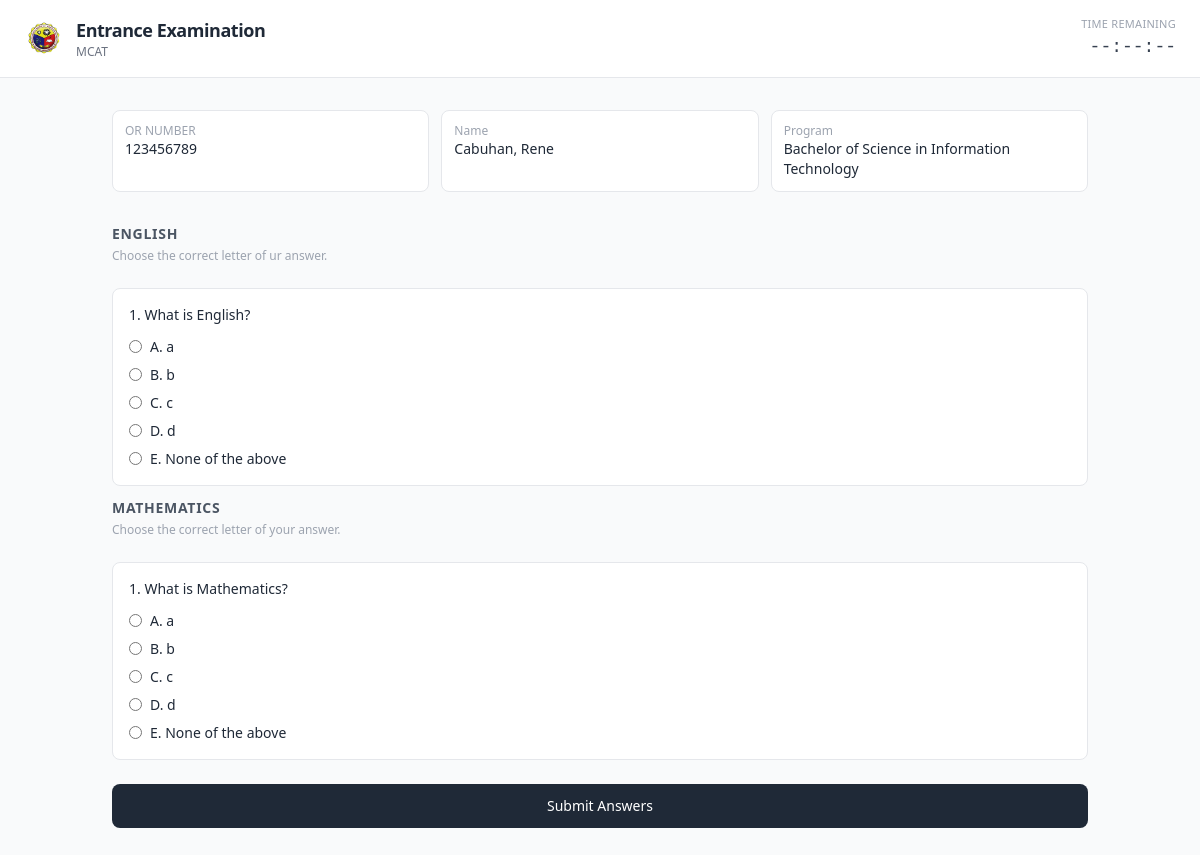
The page /dashboard/ (signed in) on the database its author committed.
### applications/guidance/models.py (models this page shows, shortened)
class Examinee(models.Model):
    exam_taken = models.ForeignKey(
        Exam,
        on_delete=models.CASCADE,
        related_name="examinee",
        blank=True,
        null = True,
    )
    PROGRAM_OPTIONS = [
        ("BSIT", "Bachelor of Science in Information Technology"),
        ("BSED", "Bachelor of Secondary Education"),
        ("BEED", "Bachelor of Elementary Education"),
        ("BSCRIM", "Bachelor of Science in Criminology"),
        ("BSHM", "Bachelor of Science Hospitality Management"),
        ("DHST", "DHST (TVET)"),
        ("BST", "Bachelor of Science in Tourism"),
        ("BSBA", "Bachelor of Science in Business Administration"),
    ]
    or_number = models.CharField(max_length=11,blank=False,default="")
    first_name = models.CharField(max_length=255,blank=False,default="")
    middle_name = models.CharField(max_length=1,blank=True,default="")
    last_name = models.CharField(max_length=255,blank=False,default="")
    is_submitted = models.BooleanField(default=False)
    program = models.CharField(
        max_length=255,
        choices=PROGRAM_OPTIONS,
        default="BSIT",
    )
    created_at = models.DateTimeField(auto_now_add=True)
    updated_at = models.DateTimeField(auto_now=True)
    def full_name(self):
        return f"{self.last_name}, {self.first_name}"
    class Meta:
        verbose_name = "Examinee"
        verbose_name_plural = "Examinees"
        ordering = ["-created_at"]

class Exam(models.Model):
    exam_name = models.CharField(max_length=255)
    description = models.TextField(null=True, blank=True)
    duration = models.PositiveIntegerField(null=True, blank=True,default=60)
    created_at = models.DateTimeField(auto_now_add=True)
    updated_at = models.DateTimeField(auto_now=True)
    class Meta:
        verbose_name = "Entrance Exam"
        verbose_name_plural = "Entrance Exams"
        ordering = ["-created_at"]

class ExamCategory(models.Model):
    category_name = models.CharField(max_length=255)
    description = models.TextField(null=True, blank=True)
    created_at = models.DateTimeField(auto_now_add=True)
    updated_at = models.DateTimeField(auto_now=True)
    class Meta:
        verbose_name = "Exam Category"
        verbose_name_plural = "Exam Categories"
        ordering = ["-created_at"]

class ExamQuestion(models.Model):
    OPTIONS = [
        ("A", "A"),
        ("B", "B"),
        ("C", "C"),
        ("D", "D"),
        ("E", "E"),
    ]
    exam_name = models.ForeignKey(
        Exam,
        on_delete=models.CASCADE,
        related_name="exam_question",
        blank=True,
        null = True,
    )
    category_name = models.ForeignKey(
        ExamCategory,
        on_delete=models.CASCADE,
        related_name="exam_question",
        blank=True,
        null = True,
    )
    question = models.TextField(null=True, blank=True)
    option_a = models.CharField(max_length=255,null=True)
    option_b = models.CharField(max_length=255,null=True)
    option_c = models.CharField(max_length=255,null=True)
    option_d = models.CharField(max_length=255,null=True)
    option_e = models.CharField(max_length=255,default="None of the above")
    correct_option = models.CharField(
        max_length=50,
        choices=OPTIONS,
        default="entrance_exam",
    )
    created_at = models.DateTimeField(auto_now_add=True)
    updated_at = models.DateTimeField(auto_now=True)
    class Meta:
        verbose_name = "Exam Question"
        verbose_name_plural = "Exam Questions"
        ordering = ["-created_at"]

### applications/guidance/views.py (the view)
def dashboard(request):
    examinee_id = request.session.get("examinee_id")
    if not examinee_id:
        return redirect("login")
    examinee = Examinee.objects.get(id=examinee_id)
    questions = (
        ExamQuestion.objects
        .filter(exam_name=examinee.exam_taken)
        .select_related("category_name")
        .order_by("category_name__category_name", "id")
    )
    categories = defaultdict(list)
    for question in questions:
        categories[question.category_name].append(question)
    context = {
        "examinee": examinee,
        "categories": dict(categories),
        "start_time": request.session.get("exam_start_time"),
    }
    return render(
        request,
        "portal/dashboard.html",
        context
    )

### templates/portal/dashboard.html (shortened to what this page needs)
{% load static %}
<!DOCTYPE html>
<html>
<head>
    <script src="https://cdn.tailwindcss.com"></script>
</head>
<body class="bg-gray-50 text-gray-800">
    <div class="bg-white border-b px-6 py-4 flex justify-between items-center sticky top-0 z-20">
        <div class="flex items-center gap-3">
            <img src="{% static 'images/moist.png' %}" class="w-10 h-10 object-contain opacity-90" alt="School Logo">
            <div>
                <h1 class="font-semibold text-lg tracking-tight">
                    Entrance Examination
                </h1>
                <p class="text-xs text-gray-500">
                    {{ examinee.exam_taken.exam_name }}
                </p>
            </div>
        </div>
        <div class="text-right">
            <p class="text-[11px] uppercase text-gray-400 tracking-wide">
                Time Remaining
            </p>
            <p id="timer" class="font-mono text-lg font-medium text-gray-700">
                --:--:--
            </p>
        </div>
    </div>
    <div class="max-w-5xl mx-auto px-6 py-8">
        <div class="grid grid-cols-3 gap-3 mb-8 text-sm">
            <div class="bg-white border rounded-lg p-3">
                <p class="text-xs text-gray-400">OR NUMBER</p>
                <p class="font-medium">{{ examinee.or_number }}</p>
            </div>
            <div class="bg-white border rounded-lg p-3">
                <p class="text-xs text-gray-400">Name</p>
                <p class="font-medium">{{ examinee.full_name }}</p>
            </div>
            <div class="bg-white border rounded-lg p-3">
                <p class="text-xs text-gray-400">Program</p>
                <p class="font-medium">{{ examinee.get_program_display }}</p>
            </div>
        </div>
        <form method="POST" action="{% url 'submit_answers' %}">
            {% for category, questions in categories.items %}
            <div class="mb-6">
                <h2 class="text-sm font-semibold text-gray-600 uppercase tracking-wider">
                    {{ category.category_name }}
                </h2>
                {% if category.description %}
                <p class="text-xs text-gray-400 mt-1 mb-3">
                    {{ category.description }}
                </p>
                {% endif %}
            </div>
            {% for q in questions %}
            <div class="bg-white border rounded-lg p-4 mb-3">
                <p class="text-sm font-normal mb-3">
                    {{ forloop.counter }}. {{ q.question }}
                </p>
                <div class="space-y-2 text-sm">
                    <label class="flex items-center gap-2 cursor-pointer">
                        <input type="radio" name="answer_{{ q.id }}" value="A" class="accent-gray-700">
                        <span>A. {{ q.option_a }}</span>
                    </label>
                    <label class="flex items-center gap-2 cursor-pointer">
                        <input type="radio" name="answer_{{ q.id }}" value="B" class="accent-gray-700">
                        <span>B. {{ q.option_b }}</span>
                    </label>
                    <label class="flex items-center gap-2 cursor-pointer">
                        <input type="radio" name="answer_{{ q.id }}" value="C" class="accent-gray-700">
                        <span>C. {{ q.option_c }}</span>
                    </label>
                    <label class="flex items-center gap-2 cursor-pointer">
                        <input type="radio" name="answer_{{ q.id }}" value="D" class="accent-gray-700">
                        <span>D. {{ q.option_d }}</span>
                    </label>
                    {% if q.option_e %}
                    <label class="flex items-center gap-2 cursor-pointer">
                        <input type="radio" name="answer_{{ q.id }}" value="E" class="accent-gray-700">
                        <span>E. {{ q.option_e }}</span>
                    </label>
                    {% endif %}
                </div>
            </div>
            {% endfor %}
            {% endfor %}
            <div class="mt-6">
                <button type="submit"
                    class="w-full bg-gray-800 hover:bg-black text-white py-3 rounded-lg text-sm font-medium transition">
                    Submit Answers
                </button>
            </div>
        </form>
    </div>
</body>
</html>

### rows shown on the page
Examinee: exam_taken.exam_name "MCAT", or_number "123456789", full_name "Cabuhan, Rene", program "Bachelor of Science in Information Technology"
ExamCategory: category_name "ENGLISH", description "Choose the correct letter of ur answer."
ExamQuestion: question "What is English?", option_a "a", option_b "b", option_c "c", option_d "d", option_e "None of the above"
ExamCategory: category_name "MATHEMATICS", description "Choose the correct letter of your answer."
ExamQuestion: question "What is Mathematics?", option_a "a", option_b "b", option_c "c", option_d "d", option_e "None of the above"
